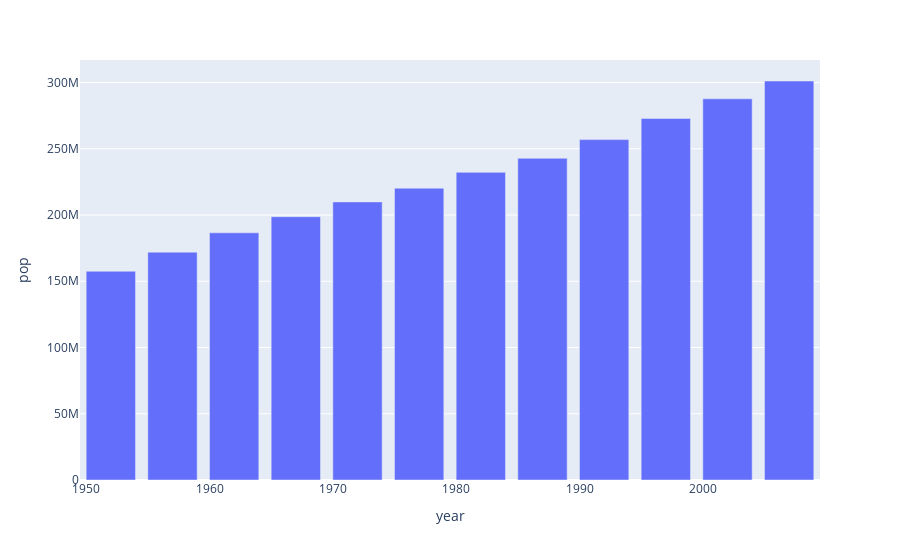

The code cell stored with this chart in its notebook:
### Code cell
df_us = df_us.query("country == 'United States'")
px.bar(df_us, x = 'year', y = 'pop')

### Figure 1 — Plotly figure (JSON) as saved in the notebook; plotly's stock layout.template omitted (floating-point values rounded to 4 significant figures)
{"data": [{"alignmentgroup": "True", "hovertemplate": "year=%{x}<br>pop=%{y}<extra></extra>", "legendgroup": "", "marker": {"color": "#636efa", "pattern": {"shape": ""}}, "name": "", "offsetgroup": "", "orientation": "v", "showlegend": false, "textposition": "auto", "type": "bar", "x": [1952, 1957, 1962, 1967, 1972, 1977, 1982, 1987, 1992, 1997, 2002, 2007], "xaxis": "x", "y": [157553000, 171984000, 186538000, 198712000, 209896000, 220239000, 232187835, 242803533, 256894189, 272911760, 287675526, 301139947], "yaxis": "y"}], "layout": {"barmode": "relative", "legend": {"tracegroupgap": 0}, "margin": {"t": 60}, "xaxis": {"anchor": "y", "domain": [0, 1], "title": {"text": "year"}}, "yaxis": {"anchor": "x", "domain": [0, 1], "title": {"text": "pop"}}}}
